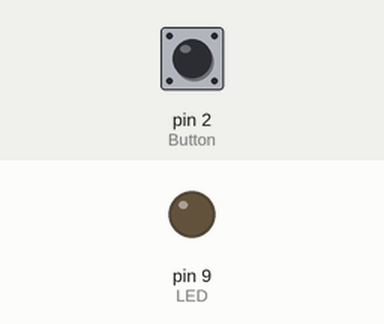
The sketch below on a simulated Arduino Uno, built with avr-gcc and run on an emulated ATmega328P. Shown: output pins drawn as LEDs (lit = HIGH). Inputs (shaded band) come from the test bench; at power-on: pin 2 (Button) LOW.

Above: at 1.2 s.
1.3 s: pin 2 (Button) pulled HIGH for 0.15 s
At 1.37 s:
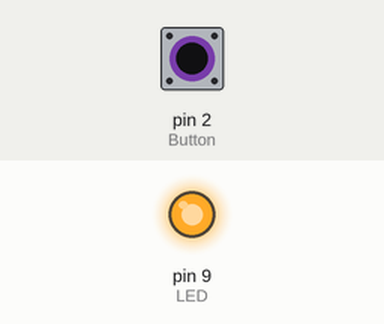
2.9 s: pin 2 (Button) pulled HIGH for 3.2 s
At 7.3 s:
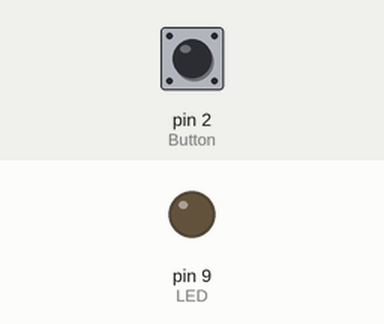
Timing chart, 0 to 8.8 s (numbered marks = the images above; inputs shaded):
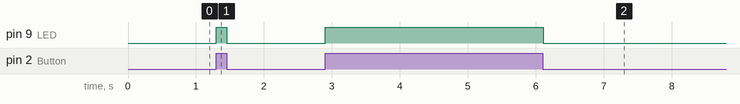

Measured:
- after the input at 1.3 s, pin 9 (LED): LOW → HIGH at once, → LOW 0.15 s later
- after the input at 2.9 s, pin 9 (LED): LOW → HIGH at once, → LOW 3.2 s later

The sketch:

button-crash.ino
```cpp
int LED = 9;
int Button=2;
int BValue = 0;
void setup()
{
    pinMode(LED, OUTPUT);
    pinMode(Button, INPUT);

}

void loop() {
    BValue = digitalRead(Button);
    if(BValue==HIGH) {
        digitalWrite(LED, HIGH);
        delay(10);
    }
    else {
        digitalWrite(LED, LOW);
        delay(10);
    }
}
```
